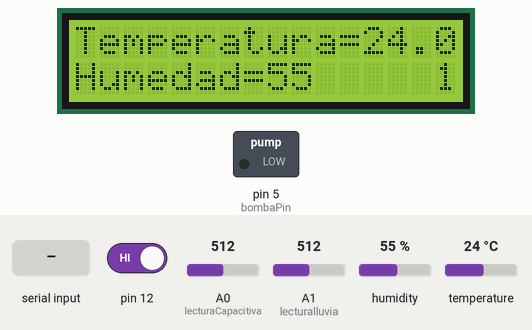
Recording of a sketch running on a simulated Arduino Uno, built with avr-gcc and run on an emulated ATmega328P. Parts: 16×2 character LCD, switched loads named in the sketch (green lamp = pin HIGH). The test bench sets the inputs (shaded band); at power-on: pin 12 HIGH, temperature 24 °C, A0 (lecturaCapacitiva) = 512, A1 (lecturalluvia) = 512, humidity 55 %. What the sketch prints to the serial monitor is not drawn.

Above: at 9.9 s.
10.0 s: pin 12 driven LOW
At 10.88 s:
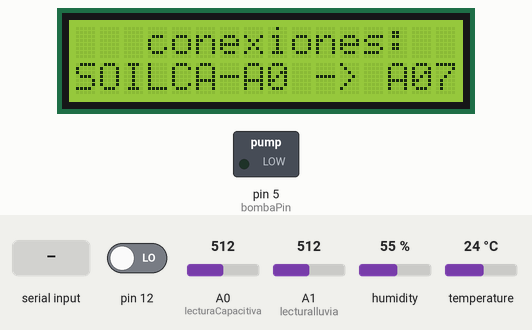
11.9 s: "bomba Activa\n" received over the second serial link
At 12.78 s:
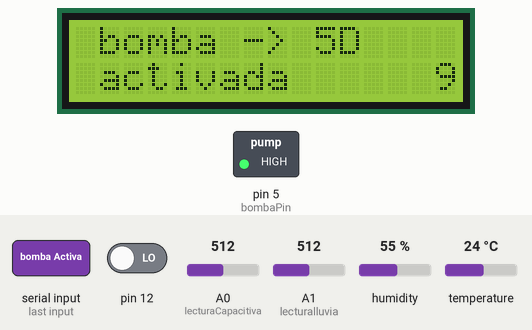
14.1 s: temperature set to 2 °C
At 15.46 s:
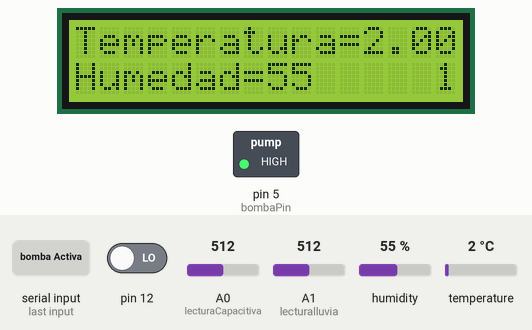
19.9 s: A0 (lecturaCapacitiva) set to 992
At 22.32 s:
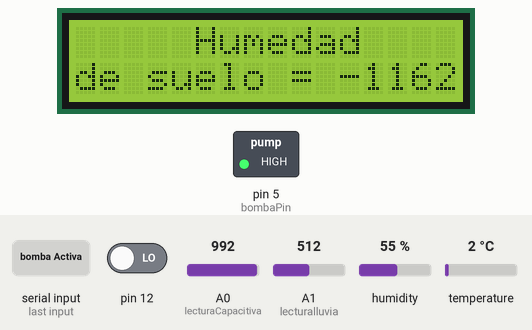
25.7 s: A1 (lecturalluvia) set to 878
At 27.0 s:
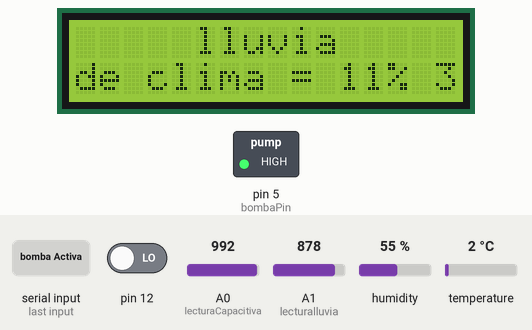
31.5 s: A1 (lecturalluvia) set to 896
At 33.68 s:
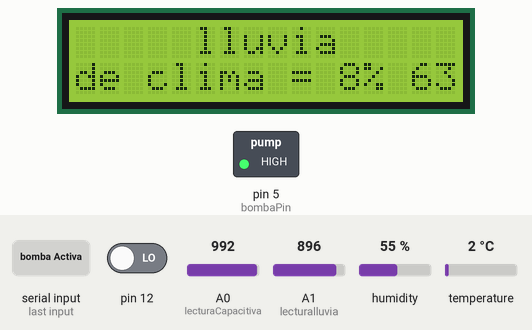
Timing chart, 0 to 35.2 s (numbered marks = the images above; inputs shaded):
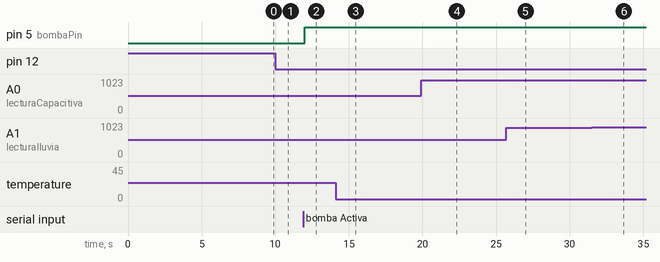

Measured:
- after the input at 10.0 s, the display: first changes after 0.16 s (image 1 shows a later state)
- after the input at 11.9 s, pin 5 (bombaPin): LOW → HIGH after 0.12 s
- after the input at 19.9 s, the display: first differs from a run without the input after 2.3 s (image 4)

The sketch:

cultivoHidroponicoCodigo.ino
```cpp
// all made with love by jairo gomez!

// Librerías
#include <SoftwareSerial.h>
#include <LiquidCrystal_I2C.h>
#include <Wire.h>
#include <DHT.h>
#include <DHT_U.h>
#include <CapacitiveSensor.h>

SoftwareSerial BTserial(3, 4);
#define Type DHT11
int dhtPin = 2;
DHT HT(dhtPin, Type);
int humedad; // del DHT11
float temperatura; // del DHT11
int dlt1 = 3500;
int dlt2 = 500;
int dlt3 = 1500;
int dlt4 = 700;
int dlt5 = 1000;

// Capacitivo
const int ValorSensorAire = 632; // Valor obtenido en aire
const int ValorSensorAgua = 322; // Valor obtenido sumergido en agua
LiquidCrystal_I2C lcd(0x27, 16, 2); // Asignación de las dimensiones
int contador = 1; // Para el menú
const int lecturaCapacitiva = A0; // Pin de lectura capacitiva
int humedad2; // Humedad (mapeada con los valores de arriba) del sensor capacitivo
int lecturalluvia = A1; // Lectura de lluvia
int bombaPin = 5; //pin de la bomba
String estadobomba = "desactivada";
int rainSensorNA = 966; // Valor más bajo del sensor para mapear (sin agua)
int rainSensorMAX = 180; // Valor más alto del sensor para mapear (mucha agua)
int RainSensorVal; // Guardar el valor de lluvia
int sensorValue1; // Para guardar el valor del sensor capacitivo
int sensorValue2; // Para guardar el valor del sensor de lluvia
unsigned long lastPrintTime = 0; // Variable para almacenar el último tiempo de impresión
unsigned long printInterval = 1000; // Intervalo de impresión en milisegundos (1 segundo por defecto)
unsigned long BTprintInterVal = 1000; // Intervalo de impresión para Bluetooth

void setup() {
  Serial.begin(9600);
  BTserial.begin(9600);
  BTserial.write("conexion enlazada (HC-05)");
  BTserial.println("");
  BTserial.println("elige el estatus de la bomba:");
  BTserial.println("bomba Activa // bomba Inactivada");

  pinMode(lecturaCapacitiva, INPUT);
  pinMode(bombaPin,OUTPUT);
  HT.begin();
  lcd.init();

  lcd.backlight();

  lcd.setCursor(2, 0);
  lcd.print("BIENVENIDOS");
  delay(dlt1);
  lcd.setCursor(2, 1);
  lcd.print("A");
  delay(dlt2);
  lcd.print(" LA");
  delay(dlt2);
  lcd.print(" FERIA");
  delay(dlt2);
  lcd.clear();
  lcd.setCursor(5, 0);
  lcd.print("STEAM");
  lcd.setCursor(0, 1);
  lcd.print("GCRB");
  lcd.setCursor(12, 1);
  lcd.print("2024");
  delay(dlt3);
  lcd.clear();

  lcd.setCursor(0, 1);
  lcd.print("CARGANDO DATA");
  delay(dlt2);
  lcd.print(".");
  delay(dlt2);
  lcd.print(".");
  delay(dlt2);
  lcd.print(".");
  delay(dlt2);
  lcd.clear(); // Fase #1 saludo al público
}

void loop() {
  digitalWrite(13, HIGH);

  // Lecturas del DHT
  humedad = HT.readHumidity();
  temperatura = HT.readTemperature();

  // Capacitiva lectura, mapeo, almacenamiento
  sensorValue1 = analogRead(lecturaCapacitiva);
  humedad2 = map(sensorValue1, ValorSensorAire, ValorSensorAgua, 0, 100);

  // Lluvia lectura, mapeo, almacenamiento
  sensorValue2 = analogRead(lecturalluvia);
  RainSensorVal = map(sensorValue2, rainSensorNA, rainSensorMAX, 0, 100);

if(contador == 1 || 9 ){
  lcd.setCursor(15, 1);
  lcd.print(contador); // el set de menú (abajo a la derecha)
}
if(contador == 10){
lcd.setCursor(14,0);
lcd.print(contador);
}
  if (Serial.available() > 0) { // Espera por la información serial
    String input = Serial.readStringUntil('\n'); // Leer la entrada del monitor serie
    printInterval = input.toInt(); // Convertir la entrada a un entero y actualizar el intervalo
    Serial.print("Nuevo intervalo de impresión: ");
    Serial.print(printInterval);
    Serial.println(" ms");
  }

  if (BTserial.available() > 0) { // Espera por la información del módulo Bluetooth
    String input = BTserial.readStringUntil('\n'); // Leer la entrada desde Bluetooth

    BTprintInterVal = input.toInt(); // Intentar convertir la entrada a un entero para actualizar el intervalo
    if (BTprintInterVal > 0) {
      BTserial.print("Nuevo intervalo de impresión: ");
      BTserial.print(BTprintInterVal);
      BTserial.println(" ms");
    }


    if (input.indexOf("bomba Activa") >= 0) { //activacion de la bomba
      digitalWrite(bombaPin,HIGH);
      estadobomba = "activada       ";
    }
      if (input.indexOf("bomba Inactiva") >= 0) { //deactivacion de la bomba
      digitalWrite(bombaPin,LOW);
      estadobomba = "desactivada    ";
    }
// no leer...
    if (input.indexOf("amor") >= 0) {
      BTserial.println("");
      BTserial.println("Tus ojos brillan como perlas en el rio");
      delay(dlt4);
      BTserial.println("tu belleza unica a la luz de la luna");
      delay(dlt4);
      BTserial.println("que destella sobre calor de el lirio");
      delay(dlt4);
      BTserial.println("y rezo a tus ojos como a ninguna");
      delay(dlt5);
      BTserial.println("");
      BTserial.println("ya el sol y la estrellas no son bellas");
      delay(dlt4);
      BTserial.println("por que al al verte veo algo mas hermoso que ellas");
      delay(dlt5);
      BTserial.println("");
      BTserial.println("samantha deseo confesar...");
      delay(dlt5);
      BTserial.println("");
      BTserial.println("te amo");
    }
  }

  unsigned long currentTime = millis();
  if (currentTime - lastPrintTime >= printInterval) { // Se aplica a la información
    lastPrintTime = currentTime;
    Serial.print("dht11: Temperatura = "); // DHT11 serial
    Serial.print(temperatura);
    Serial.print(" Humedad = ");
    Serial.print(humedad);

    Serial.print("/");

    Serial.print("capacitive soil = "); // Capacitive serial
    Serial.print(humedad2);

    Serial.print("/");

    Serial.print("MHDR raindrops = "); // Rain serial
    Serial.println(RainSensorVal);
  }

  // Imprimir datos por Bluetooth si ha pasado el intervalo de tiempo correspondiente
  if (currentTime - lastPrintTime >= BTprintInterVal) {
    BTserial.print("dht11: Temperatura = ");
    BTserial.print(temperatura);
    BTserial.print(" Humedad = ");
    BTserial.print(humedad);

    BTserial.print("/");

    BTserial.print("capacitive soil = ");
    BTserial.print(humedad2);

    BTserial.print("/");

    BTserial.print("MHDR raindrops = ");
    BTserial.println(RainSensorVal);
  }

  if (digitalRead(12) == LOW) {
    contador++;
    delay(100);
  }

  if (contador == 11) { // No pase de 11 porque no hay más
    contador = 1;
  }

  if (RainSensorVal < 0) { // No pasarse de 0 (valor erróneo o descontrolado)
    RainSensorVal = 1;
  }

  if (contador == 1) {
    lcd.setCursor(0, 0);
    lcd.print("Temperatura=");
    lcd.print(temperatura);
    lcd.setCursor(0, 1);
    lcd.print("Humedad=");
    lcd.print(humedad);
    lcd.print("     ");
  }

  if (contador == 2) {
    lcd.setCursor(0, 0);
    lcd.print("     Humedad    ");
    lcd.setCursor(0, 1);
    lcd.print("de suelo = ");
    lcd.print(humedad2);
    lcd.print("%");
  }

  if (contador == 3) {
    lcd.setCursor(0, 0);
    lcd.print("     lluvia    ");
    lcd.setCursor(0, 1);
    lcd.print("de clima = ");
    lcd.print(RainSensorVal);
    lcd.print("% ");
  }

  if (contador == 4) {
    lcd.setCursor(0, 0);
    lcd.print("hecho por jairo");
    lcd.setCursor(0, 1);
    lcd.print("gomez 8C       ");
  }

  if (contador == 5) {
    lcd.setCursor(0, 0);
    lcd.print("   conexiones: ");
    lcd.setCursor(0, 1);
    lcd.print("DHT11 DAT -> D2");
  }

  if (contador == 6) {
    lcd.setCursor(0, 1);
    lcd.print("RAIN A0 -> A1  ");
  }

  if (contador == 7) {
    lcd.setCursor(0, 1);
    lcd.print("SOILCA-A0 -> A0");
  }

  if (contador == 8){
    lcd.setCursor(1, 0); //rx4 tx3
    lcd.print("bluetooth-hc05 ");
    lcd.setCursor(0, 1);
    lcd.print(" rx->4D tx->3D ");
  }

  if(contador == 9){
    lcd.setCursor(1,0);
    lcd.print("bomba -> 5D    ");
    lcd.setCursor(1,1);
    lcd.print(estadobomba);
    lcd.print("  ");
  }

  if (contador == 10) {
    lcd.setCursor(0, 0);
    lcd.print("     LOVE TO  ");
    lcd.setCursor(0, 1);
    lcd.print("{*STAR QUEEN*}"); // Verificación de LCD, código, RAM, almacenamiento completo...
  }
}
```
